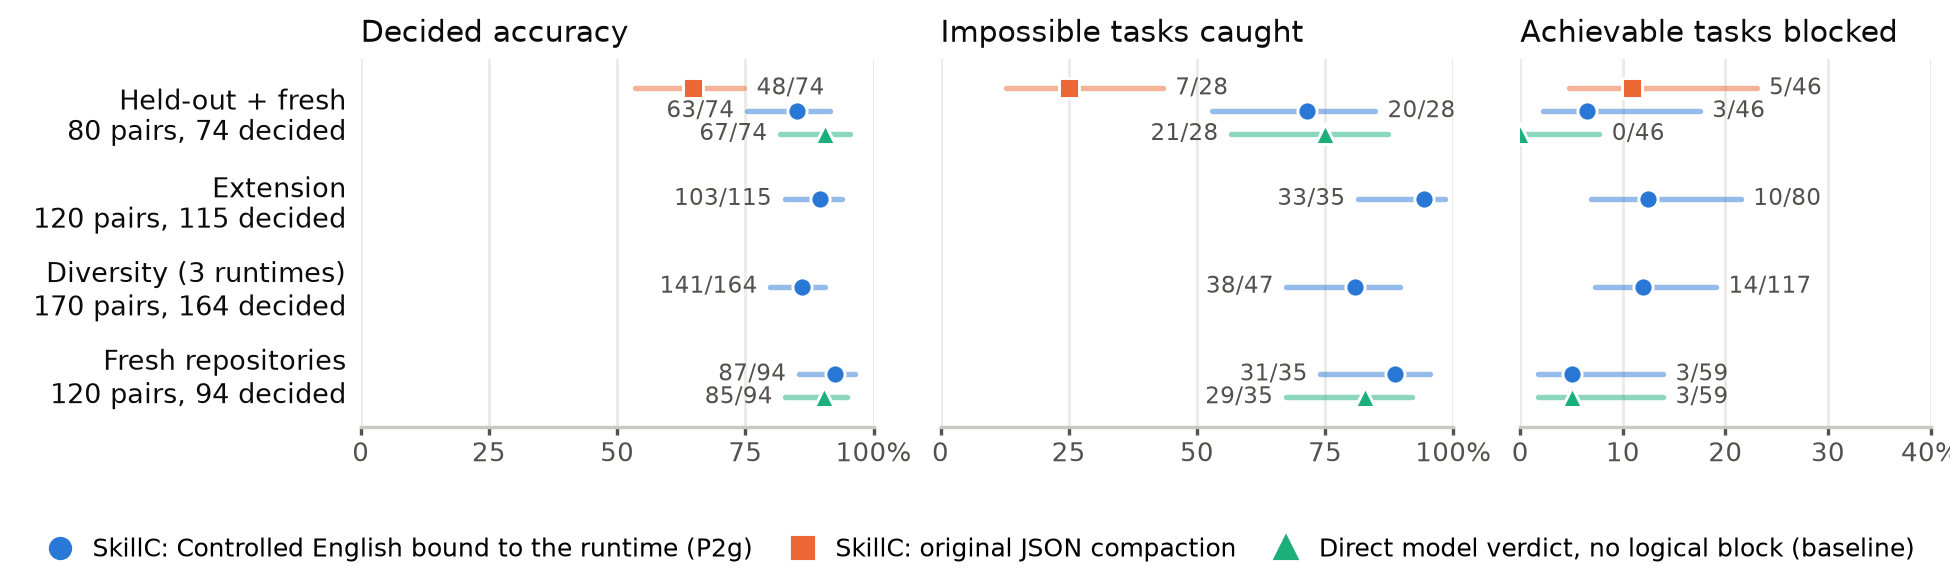

The script that drew this image:
import math, matplotlib
matplotlib.use('Agg')
import matplotlib.pyplot as plt

def wilson(k,n,z=1.96):
    p=k/n; d=1+z*z/n; c=(p+z*z/(2*n))/d; h=z*math.sqrt(p*(1-p)/n+z*z/(4*n*n))/d
    return p, c-h, c+h

sets=[
 ("Held-out + fresh", "80 pairs, 74 decided", {"P2g":{"acc":(63,74),"rec":(20,28),"fr":(3,46)},
                                             "JSON":{"acc":(48,74),"rec":(7,28),"fr":(5,46)},
                                             "D":{"acc":(67,74),"rec":(21,28),"fr":(0,46)}}),
 ("Extension", "120 pairs, 115 decided", {"P2g":{"acc":(103,115),"rec":(33,35),"fr":(10,80)}}),
 ("Diversity (3 runtimes)", "170 pairs, 164 decided", {"P2g":{"acc":(141,164),"rec":(38,47),"fr":(14,117)}}),
 ("Fresh repositories", "120 pairs, 94 decided", {"P2g":{"acc":(87,94),"rec":(31,35),"fr":(3,59)},
                                                "D":{"acc":(85,94),"rec":(29,35),"fr":(3,59)}}),
]
arms={"P2g":("SkillC: Controlled English bound to the runtime (P2g)","#2a78d6","o"),
      "JSON":("SkillC: original JSON compaction","#eb6834","s"),
      "D":("Direct model verdict, no logical block (baseline)","#1baf7a","^")}
metrics=[("acc","Decided accuracy",(0,100)),("rec","Impossible tasks caught",(0,100)),("fr","Achievable tasks blocked",(0,40))]
plt.rcParams.update({"font.family":"DejaVu Sans","font.size":7,"axes.edgecolor":"#c9c8c3","axes.labelcolor":"#52514e",
                     "xtick.color":"#52514e","ytick.color":"#0b0b0b"})
fig,axes=plt.subplots(1,3,figsize=(6.5,1.95),sharey=True,gridspec_kw={"width_ratios":[1,1,0.8]})
order=["JSON","P2g","D"]; off={"JSON":0.26,"P2g":0.0,"D":-0.26}
ys=list(range(len(sets)))[::-1]
for ax,(m,title,xl) in zip(axes,metrics):
    for y,(lab,sub,data) in zip(ys,sets):
        for arm in order:
            if arm not in data: continue
            k,n=data[arm][m]; p,lo,hi=wilson(k,n); col=arms[arm][1]; yy=y+off[arm]
            ax.plot([lo*100,hi*100],[yy,yy],color=col,lw=1.3,solid_capstyle='round',alpha=0.5,zorder=2)
            ax.plot(p*100,yy,marker=arms[arm][2],ms=4.6,color=col,mec='white',mew=0.7,zorder=3,ls='none')
            if hi*100 > xl[1]-14: ax.annotate(f"{k}/{n}",(lo*100,yy),xytext=(-3,0),textcoords='offset points',va='center',ha='right',fontsize=5.6,color="#52514e",zorder=4)
            else: ax.annotate(f"{k}/{n}",(hi*100,yy),xytext=(3,0),textcoords='offset points',va='center',ha='left',fontsize=5.6,color="#52514e",zorder=4)
    ax.set_title(title,fontsize=7.2,color="#0b0b0b",pad=4,loc='left')
    ax.set_xlim(*xl); ticks=list(range(xl[0],xl[1]+1,25 if xl[1]==100 else 10))
    ax.set_xticks(ticks); ax.set_xticklabels([f"{t}%" if t==ticks[-1] else str(t) for t in ticks])
    ax.grid(axis='x',color="#ecebe7",lw=0.7,zorder=0); ax.set_axisbelow(True)
    for s in ("top","right","left"): ax.spines[s].set_visible(False)
    ax.tick_params(axis='y',length=0); ax.tick_params(axis='x',length=2,labelsize=6.2,pad=1.5)
    ax.set_ylim(-0.6,len(sets)-0.4)
axes[0].set_yticks(ys); axes[0].set_yticklabels([f"{s[0]}\n{s[1]}" for s in sets],fontsize=6.4,linespacing=1.25)
handles=[plt.Line2D([],[],marker=arms[a][2],color=arms[a][1],ls='none',ms=4.6,label=arms[a][0]) for a in ("P2g","JSON","D")]
fig.legend(handles=handles,loc='lower center',ncol=3,frameon=False,fontsize=6,bbox_to_anchor=(0.5,0.0),handletextpad=0.3,columnspacing=1.0)
fig.subplots_adjust(left=0.185,right=0.99,top=0.9,bottom=0.27,wspace=0.14)
fig.savefig('/tmp/claude-0/-home-user-skill-achievability-compiler/5af52808-1e99-510f-97e2-1dc92a0594bf/scratchpad/fig/realskills.png',dpi=300,facecolor='white')
print("ok")
